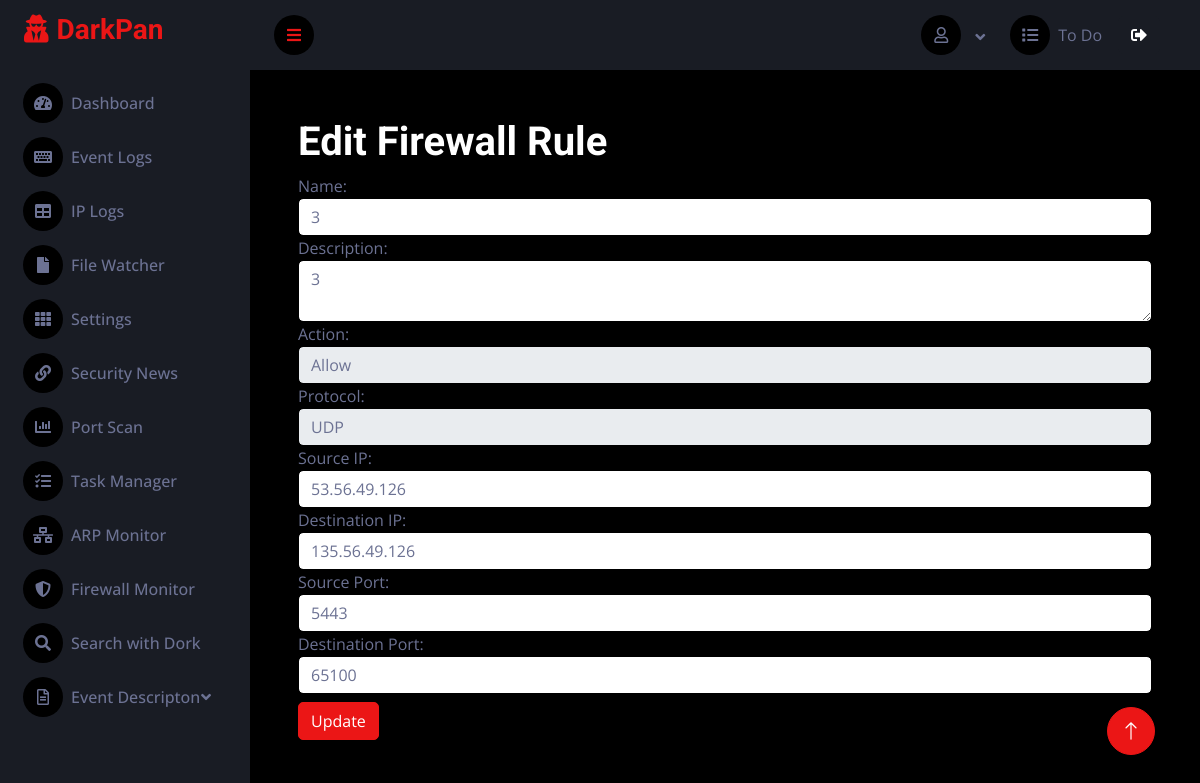
/edit-rule/6 (signed in), run on an earlier commit of the app's database.
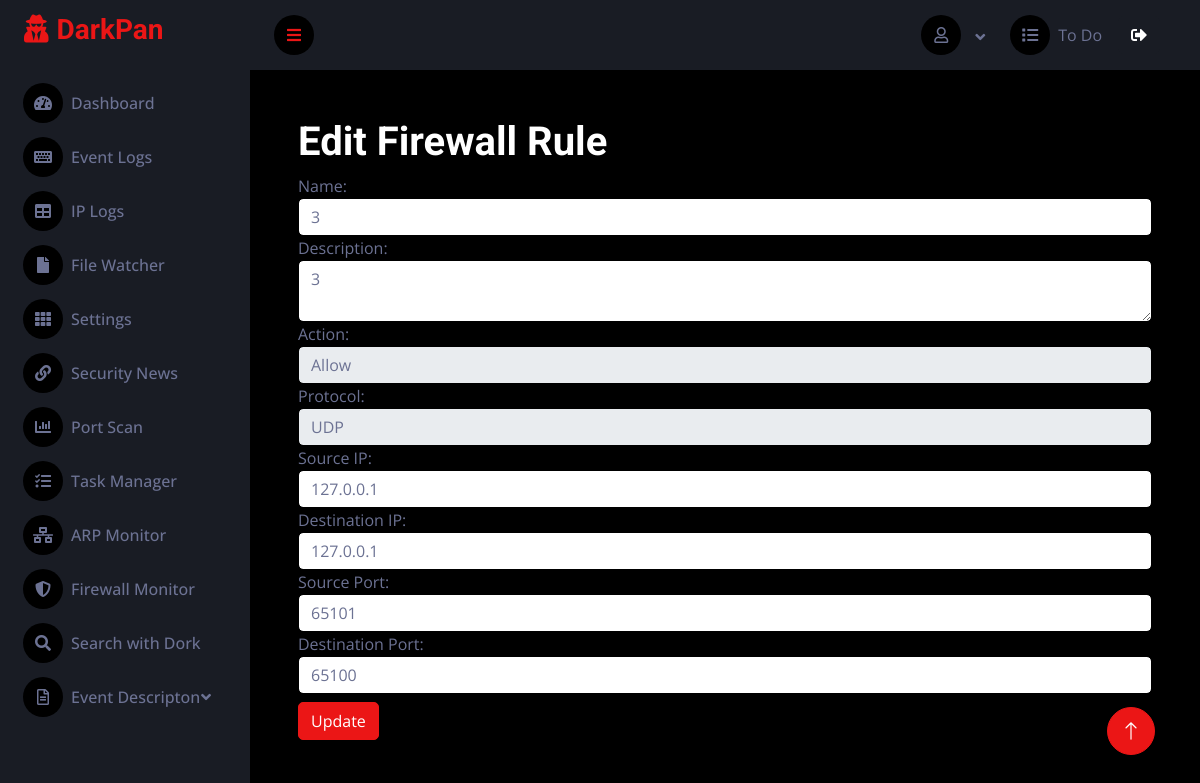
And on a later commit of the database.
### sec/models.py (models this page shows, shortened)
class FirewallRule(models.Model):
    ACTION_CHOICES = (
        ('ALLOW', 'İzin Ver'),
        ('DROP', 'Engelle'),
    )
    PROTOCOL_CHOICES = (
        ('TCP', 'TCP'),
        ('UDP', 'UDP'),
        ('ICMP', 'ICMP'),
    )
    class Meta:
        managed = True
        db_table = 'firewallrule'
        verbose_name_plural = 'Firewall Rules' # Display name in Admin Panel
    name = models.CharField(max_length=100, unique=True)
    description = models.TextField(blank=True)
    action = models.CharField(max_length=5, choices=ACTION_CHOICES, default='DROP')
    protocol = models.CharField(max_length=5, choices=PROTOCOL_CHOICES, default='TCP')
    source_ip = models.CharField(max_length=45, blank=True)  # IPv4 veya IPv6
    destination_ip = models.CharField(max_length=45, blank=True)  # IPv4 veya IPv6
    source_port = models.CharField(max_length=5, blank=True)
    destination_port = models.CharField(max_length=5, blank=True)
    enabled = models.BooleanField(default=True)

### sec/views.py (the view, shortened to what this page needs)
# urls.py: re_path(r"^edit-rule/(?P<rule_id>\d+)/?$", views.edit_rule, name="edit_rule"),
def edit_rule(request, rule_id):
    rule = get_object_or_404(FirewallRule, pk=rule_id)
    return render(request, 'edit_rule.html', {'rule': rule})

### sec/views.py (called while the page is built)
    def __call__(self, request):
        if not request.user.is_authenticated and request.path not in self.exempt_urls:
            return redirect(f"{reverse('login')}?next={request.path}")
        response = self.get_response(request)
        return response

### templates/edit_rule.html (shortened to what this page needs)
{% extends "base.html" %}
{% block content %}
<div class="container pt-4 px-4">
    <h1>Edit Firewall Rule</h1>
    <form method="post">
        <div class="form-group">
            <label for="name">Name:</label>
            <input type="text" class="form-control bg-white" id="name" name="name" value="{{ rule.name }}" required>
        </div>
        <div class="form-group">
            <label for="description">Description:</label>
            <textarea class="form-control bg-white" id="description" name="description">{{ rule.description }}</textarea>
        </div>
        <div class="form-group">
            <label for="action">Action:</label>
            <select class="form-control" id="action" name="action">
                <option value="ALLOW" {% if rule.action == 'ALLOW' %}selected{% endif %}>Allow</option>
            </select>
        </div>
        <div class="form-group">
            <label for="protocol">Protocol:</label>
            <select class="form-control" id="protocol" name="protocol">
                <option value="UDP" {% if rule.protocol == 'UDP' %}selected{% endif %}>UDP</option>
            </select>
        </div>
        <div class="form-group">
            <label for="source_ip">Source IP:</label>
            <input type="text" class="form-control bg-white" id="source_ip" name="source_ip" value="{{ rule.source_ip }}">
        </div>
        <div class="form-group">
            <label for="destination_ip">Destination IP:</label>
            <input type="text" class="form-control bg-white" id="destination_ip" name="destination_ip" value="{{ rule.destination_ip }}">
        </div>
        <div class="form-group">
            <label for="source_port">Source Port:</label>
            <input type="text" class="form-control bg-white" id="source_port" name="source_port" value="{{ rule.source_port }}">
        </div>
        <div class="form-group">
            <label for="destination_port">Destination Port:</label>
            <input type="text" class="form-control bg-white" id="destination_port" name="destination_port" value="{{ rule.destination_port }}">
        </div>
        <button type="submit" class="btn btn-primary mt-2">Update</button>
    </form>
</div>
{% endblock %}

What changed in the data, as far as the page shows it:
changed FirewallRule "Allow": source_ip "53.56.49.126" → "127.0.0.1"; destination_ip "135.56.49.126" → "127.0.0.1"; source_port "5443" → "65101"
